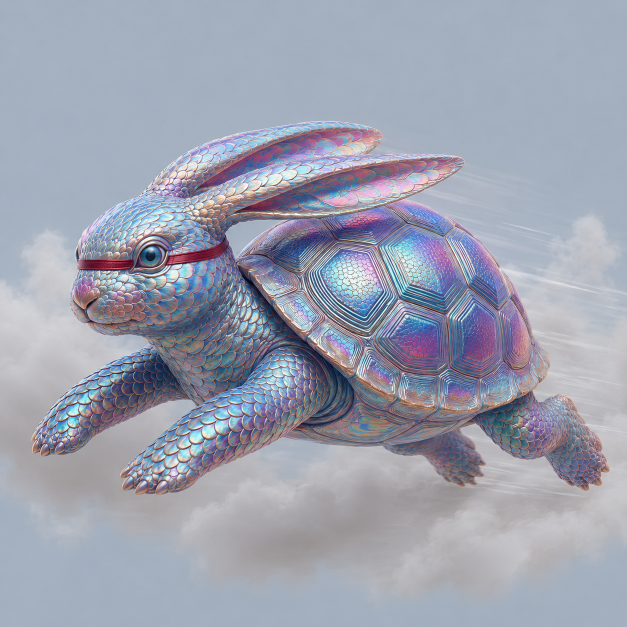
#> input picture aesdr-design-system/brand/canon/mascot/leponeus poses/leponeus-sprint.png, 1254 x 1254 px, found by its file name (shown at 1/2 size)
$ python variant_c.py
#> lines starting #> are read from the running program, lines starting #| are printed output that depends on the picture
### scripts/demo/mockups/_common.py
"""
Shared helpers for the 45s commercial-grade motion mockups.

Each variant_{a,b,c}.py is the storyboard. This module is the cinematography
toolkit — palette, fonts, eased fades, mascot caching, scene fragments
(lesson card, journey row, lesson header, interactive mocks, logo strip,
validated-by colophon), and the post-passes that make raw frames feel
like film: letterbox bars, film grain, vignette, light leaks.
"""

from __future__ import annotations

import math
import random
from functools import lru_cache
from pathlib import Path

import numpy as np
from PIL import Image, ImageDraw, ImageFilter, ImageFont

W, H = 1920, 1080
FPS = 30
DURATION = 45
N = FPS * DURATION

# 2.39:1 letterbox: visible band height
LETTER_H = 803
LETTER_TOP = (H - LETTER_H) // 2  # 138

CREAM = (250, 247, 242)
INK = (26, 26, 26)
CRIMSON = (139, 26, 26)
MUTED = (107, 107, 107)
LIGHT = (232, 228, 223)
WARM_BONE = (232, 220, 196)
PARCHMENT = (244, 238, 226)

IRIS = [
    (0.00, (255, 0, 110)),
    (0.17, (255, 107, 0)),
    (0.34, (245, 158, 11)),
    (0.51, (16, 185, 129)),
    (0.68, (56, 189, 248)),
    (0.85, (139, 92, 246)),
    (1.00, (255, 0, 110)),
]

ROOT = Path(__file__).resolve().parents[3]
F_DISP_BI = str(ROOT / "public/fonts/Playfair-BoldItalic-Static.ttf")
F_DISP_BL = str(ROOT / "public/fonts/Playfair-BlackItalic-Static.ttf")
F_IT = str(ROOT / "public/fonts/Playfair-Italic.ttf")
F_REG = str(ROOT / "public/fonts/Playfair.ttf")
F_BODY = str(ROOT / "public/fonts/LibreBaskerville-Italic.ttf")
F_BODY_B = str(ROOT / "public/fonts/LibreBaskerville-Bold.ttf")
F_MONO = "/usr/share/fonts/truetype/liberation/LiberationMono-Regular.ttf"
F_MONO_B = "/usr/share/fonts/truetype/liberation/LiberationMono-Bold.ttf"
F_SANS = "/usr/share/fonts/truetype/liberation/LiberationSans-Regular.ttf"
F_SANS_B = "/usr/share/fonts/truetype/liberation/LiberationSans-Bold.ttf"

MASCOT_PATHS = {
    "rest":     ROOT / "public/mascot/leponeus-rest.png",
    "sprint":   ROOT / "public/mascot/leponeus-sprint.png",
    "verdict":  ROOT / "public/mascot/leponeus-verdict.png",
    "doctrine": ROOT / "public/mascot/leponeus-doctrine.png",
    "diagnosis":ROOT / "public/mascot/leponeus-diagnosis.png",
    "owner":    ROOT / "public/mascot/leponeus-owner.png",
    "fall":     ROOT / "public/mascot/leponeus-fall.png",
    "recovery": ROOT / "public/mascot/leponeus-recovery.png",
}

LESSONS = [
    ("01", "Creating Structure",       "You think you're ready. You're not."),
    ("02", "Breaking Down Silos",      "Your team is working against you."),
    ("03", "Surviving & Thriving",     "Nobody is coming to save you."),
    ("04", "Navigating the Workplace", "Fear is a choice. A poor one."),
    ("05", "The SDR Playbook",         "Your outreach is a confession letter."),
    ("06", "Building Real Camaraderie","When did your team last feel like one?"),
    ("07", "Prospecting & Pipeline",   "If inbound dried up tomorrow."),
    ("08", "The Discovery Reset",      "You don't have a deal. You have a hope."),
    ("09", "Called to Lead",           "You manage what they did. Lead what they could."),
    ("10", "Compensation Realities",   "The only question is whether you're ready."),
    ("11", "Sober Selling",            "One thread. One champion. One prayer."),
    ("12", "Relationships & Balance",  "This is where you stop reading. No mercy."),
]

VALIDATED = [
    ("Harvey",       "$8B"),
    ("Pendo",        "$2.6B"),
    ("Job&Talent",   "$2.35B"),
    ("OpenGov",      "$1.8B acq."),
    ("Scribe",       "$1.3B"),
    ("Superhuman",   "acq. by Grammarly"),
    ("CADDi",        "$470M"),
    ("Filevine",     "$400M raised"),
    ("Aisera",       "acq. Automation Anywhere"),
    ("k-ID",         "$51M · a16z"),
    ("Lorikeet",     "$51M raised"),
    ("Craft",        "$42M raised"),
    ("Smokeball",    "$30M"),
    ("Rally UXR",    "$20M raised"),
    ("Parable",      "$16.5M seed"),
    ("Shapr3D",      ""),
    ("Sybill",       ""),
    ("HeyMilo",      ""),
    ("Clearbrief",   ""),
    ("Moonhub",      ""),
    ("harpin AI",    ""),
    ("Newscatcher",  ""),
    ("Duckie",       ""),
]


# ─── Math + ease helpers ──────────────────────────────────────────────

def clamp(x, lo=0.0, hi=1.0):
    return max(lo, min(hi, x))


def ease_io(t):
    return 0.5 - 0.5 * math.cos(math.pi * clamp(t))


def ease_in(t):
    t = clamp(t)
    return t * t * t


def ease_out(t):
    t = clamp(t)
    return 1 - (1 - t) ** 3


# [8 lines left out: function fade, not called in this run]


def lerp(a, b, k):
    return a + (b - a) * k


# [9 lines left out: function iris_color, not called in this run]


# ─── Mascot caching ───────────────────────────────────────────────────

@lru_cache(maxsize=None)
def _load_mascot_raw(pose: str) -> Image.Image:
    return Image.open(str(MASCOT_PATHS[pose])).convert("RGBA")


def mascot(pose: str, h: int, mirror: bool = False) -> Image.Image:
    im = _load_mascot_raw(pose)
    scale = h / im.size[1]
    im = im.resize((max(1, int(im.size[0] * scale)), h), Image.LANCZOS)
    if mirror:
        im = im.transpose(Image.FLIP_LEFT_RIGHT)
    return im


# [4 lines left out: function with_alpha, not called in this run]


# ─── Compositing helpers ──────────────────────────────────────────────

def paste_centered(canvas: Image.Image, layer: Image.Image, cx, cy):
    canvas.alpha_composite(layer, (int(cx - layer.size[0] // 2), int(cy - layer.size[1] // 2)))


# [12 lines left out: function text_layer, not called in this run]


def text_centered(canvas, text, font, color, cx, cy, alpha=1.0):
    layer = text_layer(text, font, color, alpha)
    paste_centered(canvas, layer, cx, cy)


# [299 lines left out: functions iris_text, render_lesson_card, render_dashboard_row, render_journey_header, render_lesson_header, render_silo_dragdrop and 4 more, not called in this run]


def vignette(img: Image.Image, strength=0.30) -> Image.Image:
    arr = np.array(img).astype(np.float32)
    yy, xx = np.mgrid[0:H, 0:W].astype(np.float32)
    cx, cy = W / 2, H / 2
    rr = np.sqrt((xx - cx) ** 2 + (yy - cy) ** 2) / (math.hypot(W, H) / 2)
    v = np.clip(1.0 - rr * strength, 1.0 - strength, 1.0)
    arr[..., :3] *= v[..., None]
    return Image.fromarray(np.clip(arr, 0, 255).astype(np.uint8), "RGBA")


def film_grain(img: Image.Image, seed: int, strength=4) -> Image.Image:
    rng = np.random.default_rng(seed)
    g = rng.integers(-strength, strength + 1, size=(H, W), dtype=np.int16)
    arr = np.array(img).astype(np.int16)
    for c in range(3):
        arr[..., c] = np.clip(arr[..., c] + g, 0, 255)
    return Image.fromarray(arr.astype(np.uint8), "RGBA")


def light_leak(img: Image.Image, t: float, color=(255, 160, 80), strength=70):
    """Soft warm bloom drifting across the frame."""
    layer = Image.new("RGBA", (W, H), (0, 0, 0, 0))
    d = ImageDraw.Draw(layer)
    cx = int(-200 + (W + 400) * ((t * 0.05) % 1.0))
    cy = int(H * 0.4 + math.sin(t * 0.3) * 80)
    rmax = 700
    for r in range(rmax, 0, -40):
        k = 1.0 - r / rmax
        a = int(strength * k * k)
        d.ellipse([cx - r, cy - r, cx + r, cy + r],
                  fill=color + (a,))
    layer = layer.filter(ImageFilter.GaussianBlur(radius=40))
    return Image.alpha_composite(img, layer)


def apply_cinema(img: Image.Image, idx: int, t: float,
                 leak=True, leak_color=(255, 160, 80),
                 letterbox_bars: bool = True) -> Image.Image:
    img = vignette(img, 0.28)
    if leak:
        img = light_leak(img, t, color=leak_color, strength=55)
    img = film_grain(img, idx, strength=4)
    if letterbox_bars:
        img = letterbox(img)
    return img

### scripts/demo/mockups/variant_c.py
"""
Mockup C v3 — full-screen "Pilgrimage" cut. No letterbox.

Beats:
   0.0–1.4s   Leponeus enters and settles
   1.4–4.4s   "(this is Leponeus..." types letter-by-letter, parenthesis stays open
   4.4–13.4s  Counterclockwise lesson reveal — Breaking Down Silos appears
              first, each lesson fades as the next arrives at the next
              counterclockwise position; sequence ends on Surviving & Thriving
              in crimson, which holds
  13.4–18.6s  "...he's your trusty sales career mascot. no one cares about
              you more than Leponeus does.)" finishes typing
  18.6–22.0s  Mascot zooms out; AESDR iris wordmark zooms in full (uncropped);
              Surviving & Thriving pulls to crimson focus beneath
  22.0–24.4s  "Here's a sneak peek." writes on; hard-cut into course screen
  24.4–38.0s  Course screen with full chrome (Save&Exit, COURSE 3 chip,
              ADMIN MODE, Download button, sidebar with sections, BACK /
              CONTINUE footer). Cursor lands on the Series B HIGH button,
              button turns green, the other three rows fade fully out,
              reasoning subtext fades in below
  38.0–45.0s  Merged end card — AESDR iris wordmark (uncropped), "Change
              your life.", and the new section-grey tagline
"""

import math
import os
import subprocess
import tempfile
from pathlib import Path

import numpy as np
from PIL import Image, ImageDraw, ImageFilter, ImageFont

from _common import (
    W, H, FPS, DURATION, N,
    CREAM, INK, CRIMSON, MUTED, LIGHT, WARM_BONE, PARCHMENT,
    F_DISP_BI, F_DISP_BL, F_IT, F_REG, F_BODY, F_BODY_B, F_MONO, F_MONO_B,
    LESSONS, IRIS,
    clamp, ease_io, ease_in, ease_out, fade, lerp, iris_color,
    mascot, with_alpha,
    paste_centered, text_layer, text_centered, iris_text,
    render_validated_marquee,
    apply_cinema,
)

ROOT = Path(__file__).resolve().parents[3]


# ─── Backgrounds + ambience ──────────────────────────────────────────

def gradient_bg(t):
    k = ease_io(clamp(t / 45.0))
    base = tuple(int(WARM_BONE[i] * (1 - k) + CREAM[i] * k) for i in range(3))
    yy, xx = np.mgrid[0:H, 0:W].astype(np.float32)
    cx, cy = W / 2, H * 0.5
    rr = np.sqrt((xx - cx) ** 2 + (yy - cy) ** 2) / (math.hypot(W, H) / 2)
    v = np.clip(1.0 - rr * 0.20, 0.78, 1.0)
    arr = np.zeros((H, W, 3), dtype=np.float32)
    for c in range(3):
        arr[..., c] = base[c] * v
    return Image.fromarray(np.clip(arr, 0, 255).astype(np.uint8), "RGB").convert("RGBA")


# [34 lines left out: functions particles, cc_positions, not called in this run]


# Lesson order in the counterclockwise reveal — Breaking Down Silos first,
# Surviving & Thriving last so it can stay in crimson.
CC_LESSON_ORDER = [
    1,   # 02 Breaking Down Silos
    0,   # 01 Creating Structure
    3,   # 04 Navigating the Workplace
    4,   # 05 The SDR Playbook
    5,   # 06 Building Real Camaraderie
    6,   # 07 Prospecting & Pipeline
    7,   # 08 The Discovery Reset
    8,   # 09 Called to Lead
    9,   # 10 Compensation Realities
    10,  # 11 Sober Selling
    11,  # 12 Relationships & Balance
    2,   # 03 Surviving & Thriving  ← held in crimson
]


# ─── Typed-on annotation helper ──────────────────────────────────────

# [309 lines left out: functions typed_substring, draw_wrapped, render_course_screen, not called in this run]


# ─── Frame renderer ──────────────────────────────────────────────────

# Timing constants — single source of truth
T_TYPE1_START = 1.4
TYPE_FIRST = "(this is Leponeus..."
T_CC_START = 4.4
T_CC_PER = 0.75          # 12 * 0.75 = 9s
T_CC_END = T_CC_START + 12 * T_CC_PER  # 13.4
T_TYPE2_START = T_CC_END + 0.2  # 13.6
TYPE_SECOND_PREFIX = TYPE_FIRST  # carries forward
TYPE_SECOND_TAIL = ("he's your trusty sales career mascot. "
                    "no one cares about you more than Leponeus does.)")
# Compute when the second typing finishes (chars_per_s = 18 below)
T_TYPE2_FINISH = T_TYPE2_START + len(TYPE_SECOND_TAIL) / 18.0
# S&T fades out the moment the second typed line completes
T_ST_FADE_END = T_TYPE2_FINISH + 0.4
T_AESDR_ZOOM = T_ST_FADE_END + 0.2
T_LESSON_START = T_AESDR_ZOOM + 4.0
T_LESSON_END = 37.0
T_ENDCARD = 37.0


def render(idx: int) -> Image.Image:
    t = idx / FPS
    bg = gradient_bg(t)

    # ─── 0–T_AESDR_ZOOM · MASCOT REVEAL + TYPING + CC LESSONS ────────
    if t < T_AESDR_ZOOM:
        # Mascot: enters from upper-left, scales 3.0 → 1.0 by 1.4s
        k_enter = ease_out(clamp(t / 1.4))
        scale = 3.0 - 2.0 * k_enter
        m = mascot("sprint", int(560 * max(1.0, scale)))
        dx = int(lerp(-260, 0, k_enter))
        dy = int(lerp(-180, 0, k_enter))
        paste_centered(bg, m, W * 0.50 + dx, H * 0.54 + dy)

        # Cream veil on entry
        if t < 1.0:
            veil = Image.new("RGBA", (W, H), CREAM + (int((1 - t / 1.0) * 110),))
            bg = Image.alpha_composite(bg, veil)

        # ─── Typed annotation (two-stage) ─────────────────────────
        # Stage 1: "(this is Leponeus..." types in, holds open
        # Stage 2 starts after CC reveal ends, continues with the tail
        f_ann = ImageFont.truetype(F_IT, 32)
        tx = W * 0.50
        ty = H * 0.84

        if t >= T_TYPE1_START:
            if t < T_TYPE2_START:
                shown = typed_substring(TYPE_FIRST, t, T_TYPE1_START,
                                        chars_per_s=10.0)
            else:
                tail_shown = typed_substring(
                    TYPE_SECOND_TAIL, t, T_TYPE2_START,
                    chars_per_s=18.0,
                )
                shown = TYPE_SECOND_PREFIX + " " + tail_shown
            # Blink a cursor caret while typing
            caret_on = (math.floor(t * 2.5) % 2) == 0
            display = shown + ("|" if caret_on else " ")
            # Wrap to two lines if needed (after CC + tail)
            f_probe = ImageDraw.Draw(bg)
            max_w = W * 0.78
            words = display.split(" ")
            line, lines = "", []
            for w_ in words:
                trial = (line + " " + w_).strip()
                if f_probe.textbbox((0, 0), trial, font=f_ann)[2] > max_w and line:
                    lines.append(line)
                    line = w_
                else:
                    line = trial
            if line:
                lines.append(line)
            for li, ln in enumerate(lines):
                text_centered(bg, ln, f_ann, MUTED,
                              tx, ty + li * 38 - (len(lines) - 1) * 19)

        # ─── Counterclockwise lesson reveal ──────────────────────
        if t >= T_CC_START:
            positions = cc_positions()
            for slot, lesson_idx in enumerate(CC_LESSON_ORDER):
                t_in = T_CC_START + slot * T_CC_PER
                t_out = t_in + T_CC_PER + 0.05  # crossfade with next
                # Last slot (Surviving & Thriving) holds until the
                # second typed line finishes, then fades and never returns.
                if slot == len(CC_LESSON_ORDER) - 1:
                    a = fade(t, t_in, t_in + 0.35,
                             T_TYPE2_FINISH, T_ST_FADE_END)
                else:
                    a = fade(t, t_in, t_in + 0.25,
                             t_out - 0.25, t_out)
                if a <= 0:
                    continue
                num, title, body = LESSONS[lesson_idx]
                angle, r_x, r_y = positions[slot]
                x = int(W * 0.5 + math.cos(angle) * (W * r_x))
                y = int(H * 0.5 + math.sin(angle) * (H * r_y))

                f_eb_l = ImageFont.truetype(F_MONO, 13)
                f_title = ImageFont.truetype(F_DISP_BI, 36)
                is_st = (lesson_idx == 2)  # Surviving & Thriving
                if is_st:
                    pulse = 0.88 + 0.12 * math.sin((t - t_in) * 3.5)
                    col_t = CRIMSON
                    a_title = a * pulse
                else:
                    col_t = INK
                    a_title = a * 0.92
                # Eyebrow
                tl_eb = text_layer(num, f_eb_l, MUTED, a * 0.85)
                paste_centered(bg, tl_eb, x, y - 28)
                # Title
                tl_t = text_layer(title, f_title, col_t, a_title)
                paste_centered(bg, tl_t, x, y + 8)

    # ─── Particles ───────────────────────────────────────────────────
    if 1.0 < t < T_LESSON_START - 0.4:
        pa = fade(t, 1.0, 2.0, T_LESSON_START - 1.6, T_LESSON_START - 0.4)
        if pa > 0:
            p = particles(t)
            bg.alpha_composite(with_alpha(p, pa))

    # ─── T_AESDR_ZOOM–T_LESSON_START · AESDR ZOOM + SNEAK PEEK ──────
    if T_AESDR_ZOOM <= t < T_LESSON_START:
        # Mascot shrinks + drifts
        z_out = clamp((t - T_AESDR_ZOOM) / 1.6)
        m_scale = 1.0 * (1.0 - 0.85 * z_out)
        if m_scale > 0.08:
            m = mascot("sprint", max(40, int(560 * m_scale)))
            mx = int(W * 0.50 + 30 * z_out)
            my = int(H * 0.54 + 80 * z_out)
            paste_centered(bg, with_alpha(m, 1.0 - 0.9 * z_out), mx, my)

        # AESDR iris wordmark zooms in — capped at a size that always
        # leaves vertical margin so the glyphs are never clipped.
        z_in = clamp((t - (T_AESDR_ZOOM + 0.2)) / 1.6)
        z_in_e = ease_out(z_in)
        f_size = max(20, int(40 + 240 * z_in_e))
        f_brand = ImageFont.truetype(F_DISP_BI, f_size)
        wm = iris_text("AESDR", f_brand, t * 0.20,
                       alpha=clamp(z_in * 2.0))
        paste_centered(bg, wm, W * 0.50, H * 0.44)

        # "Here's a sneak peek." types in beneath the wordmark — fills the
        # spot Surviving & Thriving used to occupy.
        t_sneak_start = T_AESDR_ZOOM + 1.0
        if t >= t_sneak_start:
            shown = typed_substring("Here's a sneak peek.",
                                    t, t_sneak_start, chars_per_s=14.0)
            caret_on = (math.floor(t * 2.5) % 2) == 0
            f_sneak = ImageFont.truetype(F_DISP_BI, 56)
            text_centered(bg, shown + ("|" if caret_on else ""),
                          f_sneak, INK, W * 0.50, H * 0.66, 1.0)

        # Quick cream flash before the hard cut into the lesson
        if t > T_LESSON_START - 0.2:
            flash_a = clamp((t - (T_LESSON_START - 0.2)) / 0.2) * 0.55
            veil = Image.new("RGBA", (W, H), CREAM + (int(255 * flash_a),))
            bg = Image.alpha_composite(bg, veil)

    # ─── T_LESSON_START–T_LESSON_END · COURSE SCREEN ────────────────
    if T_LESSON_START <= t < T_LESSON_END:
        # Hard-cut wash to cream behind the lesson card
        veil = Image.new("RGBA", (W, H), CREAM + (255,))
        bg = Image.alpha_composite(bg, veil)
        lt = t - T_LESSON_START
        click_t = 5.0
        lesson_w = 1860
        lesson_h = 1020
        screen = render_course_screen(lesson_w, lesson_h, lt,
                                      click_t=click_t)
        # Settle-in zoom (tiny)
        z = 1.02 - 0.02 * ease_out(clamp(lt / 1.0))
        zw = int(lesson_w * z)
        zh = int(lesson_h * z)
        screen_z = screen.resize((zw, zh), Image.LANCZOS)
        # Outgoing fade for the crossfade into the end card
        out_a = fade(t, T_LESSON_START, T_LESSON_START + 0.6,
                     T_LESSON_END - 0.8, T_LESSON_END)
        paste_centered(bg, with_alpha(screen_z, out_a), W * 0.50, H * 0.50)

    # ─── T_ENDCARD–45 · MERGED END CARD ──────────────────────────────
    if t >= T_ENDCARD:
        a = fade(t, T_ENDCARD, T_ENDCARD + 0.9, 44.2, 45.0)
        if a > 0:
            veil = Image.new("RGBA", (W, H), CREAM + (int(255 * a),))
            bg = Image.alpha_composite(bg, veil)

            # Giant Leponeus (sprint pose — same as the opening) at top.
            # Sized so the lower half of the mascot becomes the canvas
            # the AESDR + text overlay sits on top of.
            mh = 1000
            m_end = mascot("sprint", mh)
            paste_centered(bg, with_alpha(m_end, a),
                           W * 0.50, mh // 2 + 30)

            # AESDR iris wordmark — overlays the mascot's lower body
            f_brand = ImageFont.truetype(F_DISP_BI, 200)
            wm = iris_text("AESDR", f_brand, t * 0.20)
            paste_centered(bg, with_alpha(wm, a), W * 0.50, H * 0.62)

            # "Change your life." — italic serif
            f_cta = ImageFont.truetype(F_IT, 46)
            text_centered(bg, "Change your life.", f_cta,
                          INK, W * 0.50, H * 0.78, a)

            # ─── Tagline ──────────────────────────────────────────
            # Line 1: "SEED TO SERIES E Ai-FIRST PRODUCTS."
            # — "Ai-FIRST" rendered bold; the "i" lowercase as requested.
            f_tag = ImageFont.truetype(F_MONO, 19)
            f_tag_b = ImageFont.truetype(F_MONO_B, 19)
            line1_segments = [
                ("SEED TO SERIES E ", f_tag, MUTED),
                ("Ai-FIRST",          f_tag_b, MUTED),
                (" PRODUCTS.",        f_tag, MUTED),
            ]
            # Measure total width, then draw centered
            probe = ImageDraw.Draw(bg)
            seg_widths = [probe.textbbox((0, 0), txt, font=f)[2]
                          for txt, f, _ in line1_segments]
            total_w = sum(seg_widths)
            x_cursor = int(W * 0.50 - total_w / 2)
            y_line1 = int(H * 0.85)
            for (txt, f, col), sw in zip(line1_segments, seg_widths):
                tl = text_layer(txt, f, col, a)
                bg.alpha_composite(tl, (x_cursor - 24, y_line1 - 24))
                x_cursor += sw

            # Line 2: one line, slightly smaller so it fits
            f_tag2 = ImageFont.truetype(F_MONO, 17)
            text_centered(
                bg,
                "BUILT WITH FEEDBACK FROM THEIR FOUNDERS, SALES LEADERS, AES & SDRS — AT EVERY ONE.",
                f_tag2, MUTED, W * 0.50, y_line1 + 30, a,
            )

            # Rolling validated-by carousel — now occupies the line the
            # eyebrow used to sit on (no separate "VALIDATED..." label).
            marquee = render_validated_marquee(alpha=a, t=t, w=W - 40,
                                               scroll_px_per_s=70)
            paste_centered(bg, marquee, W * 0.50, H * 0.95)

    # ─── Cinematic post — no letterbox bars ──────────────────────────
    bg = apply_cinema(bg, idx, t,
                      leak=True, leak_color=(255, 175, 110),
                      letterbox_bars=False)
    return bg


def main():
    tmp = tempfile.mkdtemp(prefix="mockup-c45v3-")
    print(f"[C] rendering {N} frames → {tmp}")
    for i in range(N):
        if i % 60 == 0:
            print(f"  {i}/{N} ({i / N * 100:.0f}%)")
        f = render(i)
#> in render, `bg = gradient_bg(t)`:
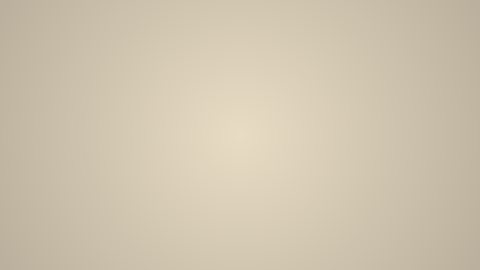
#> bg: PIL image 1920x1080 RGBA (shown at 1/4 size); mean R, G, B, A 206.7, 196, 174.6, 255
#> in paste_centered, `canvas.alpha_composite(layer, (int(cx - layer.size[0] // 2), int(cy - ..`:
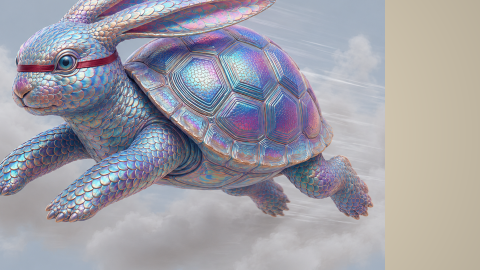
#> canvas: PIL image 1920x1080 RGBA (shown at 1/4 size); mean R, G, B, A 160, 158.5, 166.2, 255
#> in render, `bg = Image.alpha_composite(bg, veil)`:
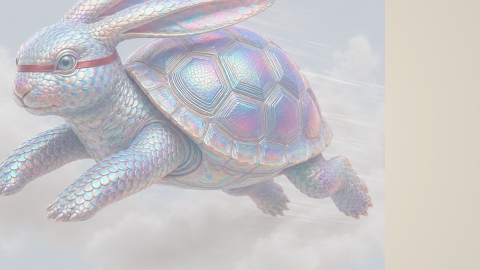
#> bg: PIL image 1920x1080 RGBA (shown at 1/4 size); mean R, G, B, A 198.8, 196.6, 198.9, 255
#> in vignette, `arr[..., :3] *= v[..., None]`:
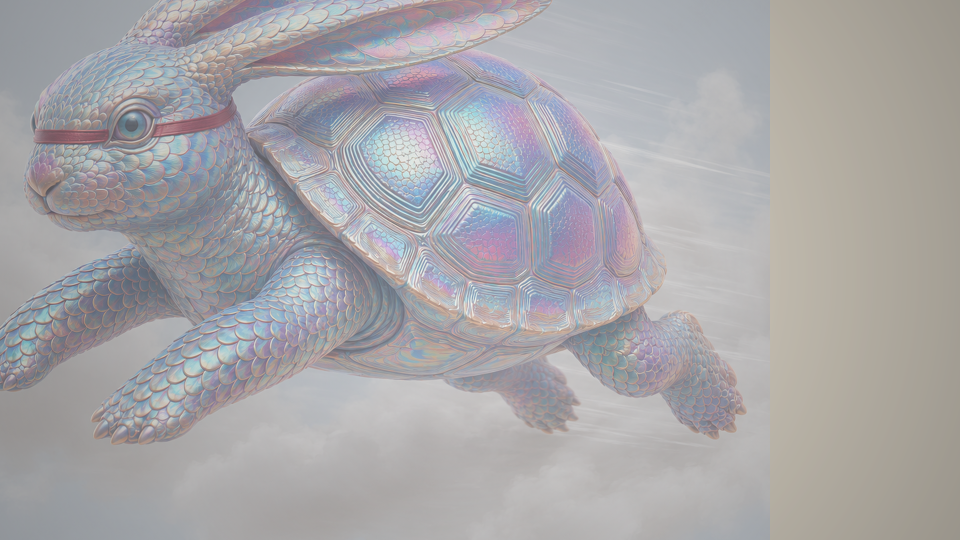
#> arr: shape (1080, 1920, 4) float32 (shown at 1/2 size); mean R, G, B, A 168.9, 166.8, 169.3, 256
        f.convert("RGB").save(os.path.join(tmp, f"f-{i:05d}.png"), "PNG")
    out = ROOT / "scripts/demo/out/mockups/mockup-c.mp4"
    out.parent.mkdir(parents=True, exist_ok=True)
    print(f"[C] encoding → {out}")
    subprocess.check_call([
        "ffmpeg", "-y",
        "-framerate", str(FPS),
        "-i", os.path.join(tmp, "f-%05d.png"),
        "-c:v", "libx264", "-crf", "19", "-preset", "medium",
        "-pix_fmt", "yuv420p", "-movflags", "+faststart",
        str(out),
    ])
    print(f"[C] done → {out}")


if __name__ == "__main__":
#> (the run stopped early here; a loop or call above may not have finished)
